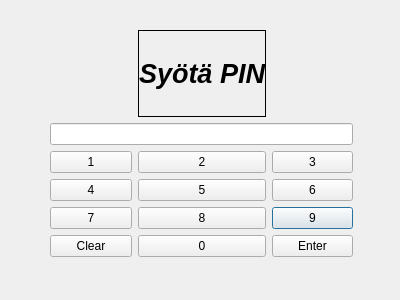
<?xml version="1.0" encoding="UTF-8"?>
<ui version="4.0">
 <class>PINUIDLL</class>
 <widget class="QDialog" name="PINUIDLL">
  <property name="geometry">
   <rect>
    <x>0</x>
    <y>0</y>
    <width>400</width>
    <height>300</height>
   </rect>
  </property>
  <property name="windowTitle">
   <string>Dialog</string>
  </property>
  <widget class="QWidget" name="layoutWidget">
   <property name="geometry">
    <rect>
     <x>50</x>
     <y>30</y>
     <width>303</width>
     <height>227</height>
    </rect>
   </property>
   <layout class="QGridLayout" name="gridLayout">
    <item row="13" column="2">
     <widget class="QPushButton" name="btn_9">
      <property name="text">
       <string>9</string>
      </property>
     </widget>
    </item>
    <item row="12" column="1">
     <widget class="QPushButton" name="btn_5">
      <property name="text">
       <string>5</string>
      </property>
     </widget>
    </item>
    <item row="13" column="0">
     <widget class="QPushButton" name="btn_7">
      <property name="text">
       <string>7</string>
      </property>
     </widget>
    </item>
    <item row="12" column="0">
     <widget class="QPushButton" name="btn_4">
      <property name="text">
       <string>4</string>
      </property>
     </widget>
    </item>
    <item row="14" column="1">
     <widget class="QPushButton" name="btn_0">
      <property name="text">
       <string>0</string>
      </property>
     </widget>
    </item>
    <item row="11" column="0">
     <widget class="QPushButton" name="btn_1">
      <property name="text">
       <string>1</string>
      </property>
     </widget>
    </item>
    <item row="12" column="2">
     <widget class="QPushButton" name="btn_6">
      <property name="text">
       <string>6</string>
      </property>
     </widget>
    </item>
    <item row="11" column="1">
     <widget class="QPushButton" name="btn_2">
      <property name="text">
       <string>2</string>
      </property>
     </widget>
    </item>
    <item row="14" column="2">
     <widget class="QPushButton" name="pushButton">
      <property name="text">
       <string>Enter</string>
      </property>
     </widget>
    </item>
    <item row="11" column="2">
     <widget class="QPushButton" name="btn_3">
      <property name="text">
       <string>3</string>
      </property>
     </widget>
    </item>
    <item row="13" column="1">
     <widget class="QPushButton" name="btn_8">
      <property name="text">
       <string>8</string>
      </property>
     </widget>
    </item>
    <item row="14" column="0">
     <widget class="QPushButton" name="btn_clear">
      <property name="text">
       <string>Clear</string>
      </property>
     </widget>
    </item>
    <item row="0" column="1">
     <widget class="QLabel" name="label">
      <property name="font">
       <font>
        <pointsize>20</pointsize>
        <italic>true</italic>
        <bold>true</bold>
       </font>
      </property>
      <property name="frameShape">
       <enum>QFrame::Box</enum>
      </property>
      <property name="text">
       <string>Syötä PIN</string>
      </property>
      <property name="alignment">
       <set>Qt::AlignCenter</set>
      </property>
     </widget>
    </item>
    <item row="1" column="0" colspan="3">
     <widget class="QLineEdit" name="lineEdit"/>
    </item>
   </layout>
  </widget>
 </widget>
 <resources/>
 <connections/>
</ui>
